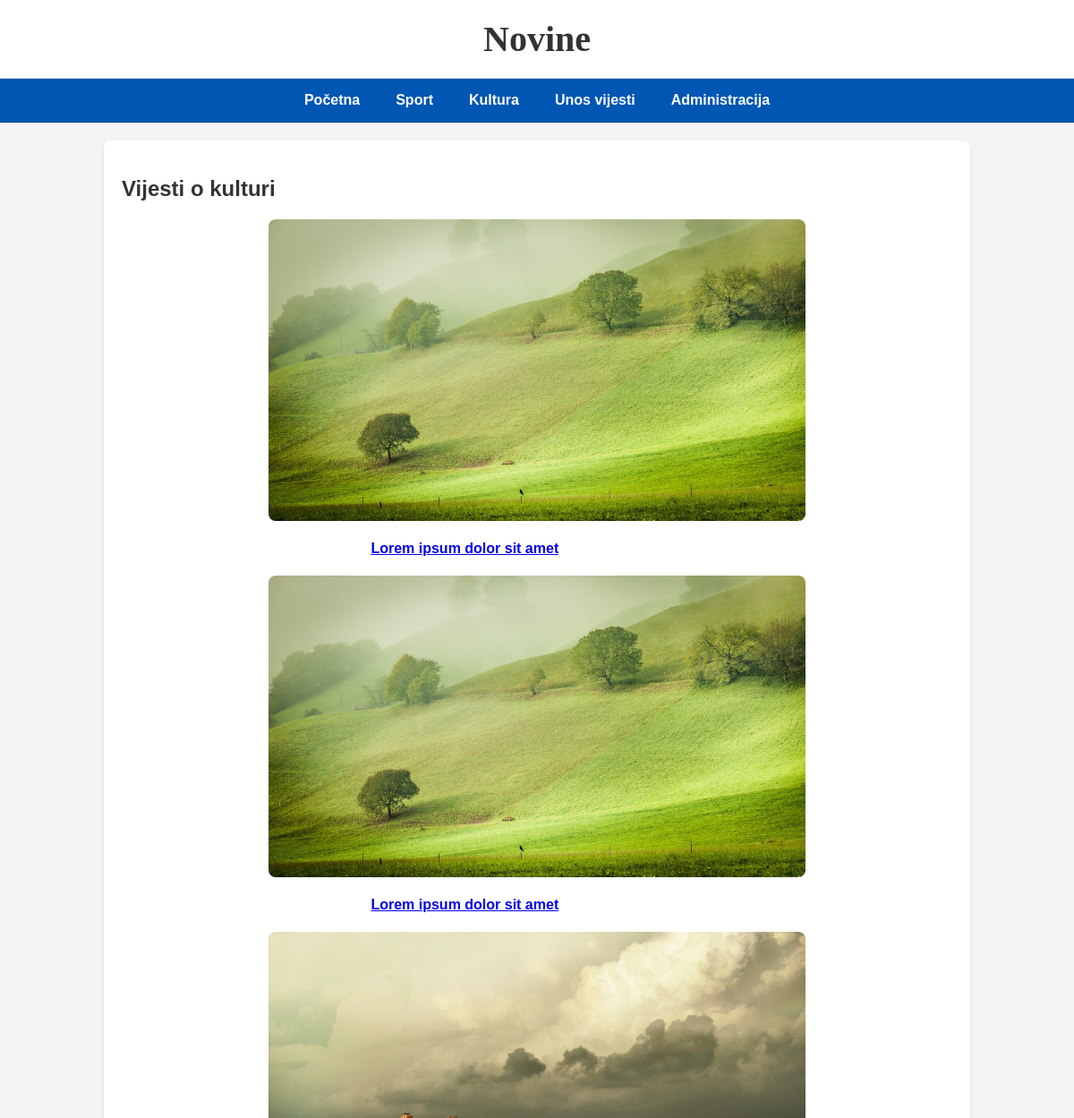
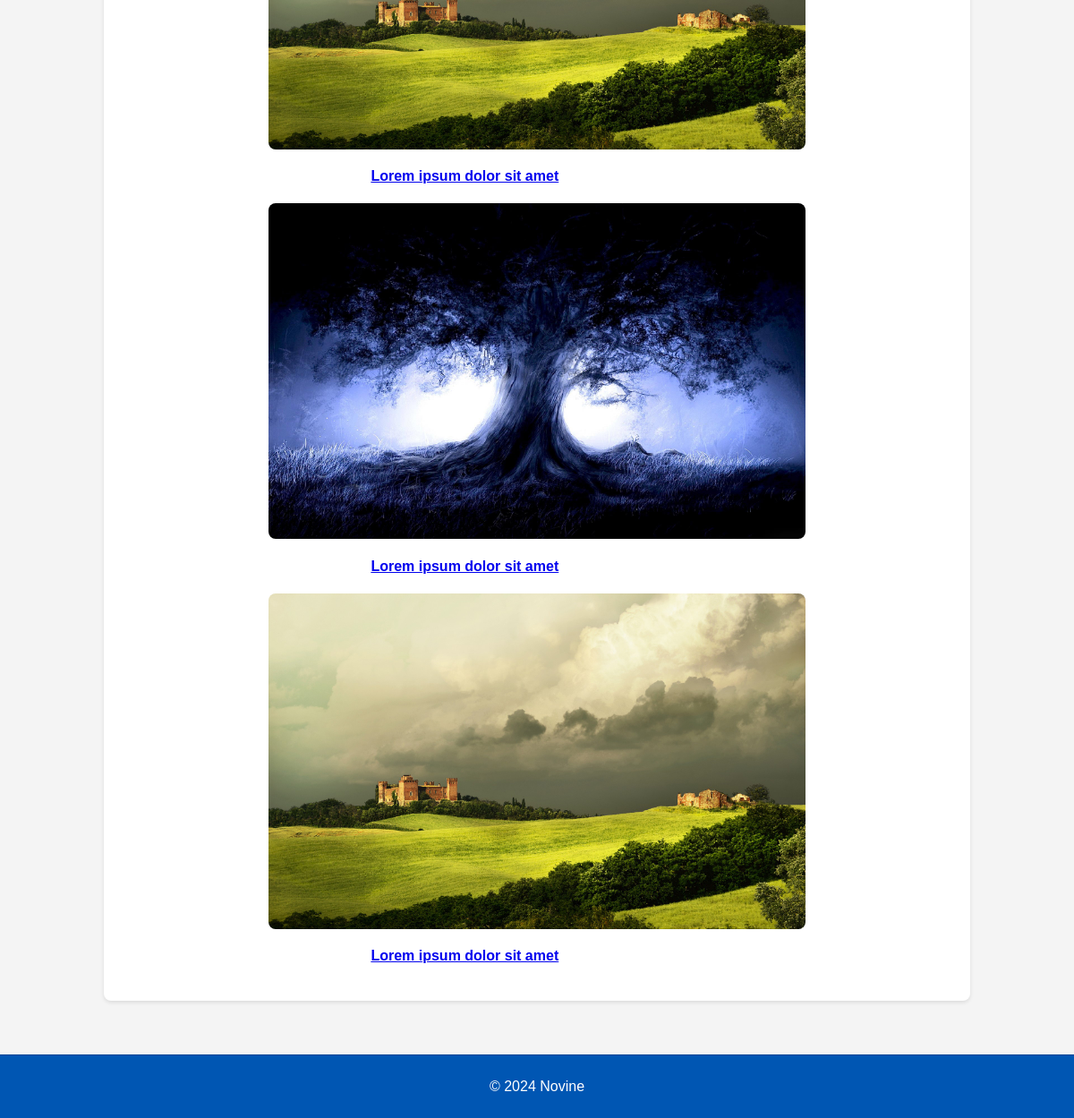
The app's page /stranica/kultura.php with its own data (2 pictures, top to bottom).
### tables this page shows
CREATE TABLE `vijesti` (
  `id` int(11) NOT NULL,
  `datum` date DEFAULT NULL,
  `naslov` varchar(255) DEFAULT NULL,
  `sazetak` varchar(255) DEFAULT NULL,
  `tekst` text DEFAULT NULL,
  `slika` varchar(255) DEFAULT NULL,
  `kategorija` varchar(50) DEFAULT NULL,
  `arhiva` tinyint(1) DEFAULT NULL
);

### stranica/kultura.php (the view, shortened to what this page needs)
<?php
include 'connect.php';
?>
<!DOCTYPE html>
<html lang="hr">
<head>
    <link rel="stylesheet" type="text/css" href="style.css">
</head>
<body>
<header>
    <h1>Novine</h1>
    </header>
    <nav>
        <ul>
        <li><a href="index.php">Početna</a></li>
            <li><a href="sport.php">Sport</a></li>
            <li><a href="kultura.php">Kultura</a></li>
            <li><a href="unos.php">Unos vijesti</a></li>
            <li><a href="administrator.php">Administracija</a></li>
        </ul>
    </nav>
    <div class="container">
        <div class="content">
        <h2>Vijesti o kulturi</h2>
        <?php
                $query = "SELECT * FROM vijesti WHERE arhiva=0 AND kategorija='kultura'ORDER BY id DESC" ;
                $result = mysqli_query($dbc, $query);
                while($row = mysqli_fetch_array($result)) {
                    echo '<article>';
                    echo '<div class="article">';
                    echo '<img src="' . UPLPATH . $row['slika'] . '"class = sport_img>';
                    echo '<div class="media_body">';
                    echo '<h4 class="title-kategorija">';
                    echo '<a href="clanak.php?id='.$row['id'].'">';
                    echo $row['naslov'];
                    echo '</a></h4>';
                    echo '</div></div>';
                    echo '</article>';
                }
                ?>
        </div>
    </div>
    <footer>
        <p>© 2024 Novine</p>
    </footer>
</body>
</html>

### stranica/style.css (style rules this page uses)
body { font-family: Arial, sans-serif; margin: 0; padding: 0; background-color: #f4f4f4; color: #333; }
header { text-align: center; padding: 20px 0; background-color: #fff; border-bottom: 1px solid #ccc; box-shadow: 0 2px 4px rgba(0,0,0,0.1); }
header h1 { margin: 0; font-family: 'Times New Roman', Times, serif; font-size: 2.5em; }
nav { display: flex; justify-content: center; background-color: #0056b3; border-bottom: 1px solid #004494; }
nav ul { list-style: none; padding: 0; margin: 0; display: flex; }
nav li { margin: 0; }
nav a { text-decoration: none; color: white; padding: 15px 20px; display: block; font-weight: bold; transition: background-color 0.3s ease; }
.container { display: flex; justify-content: center; padding: 20px; }
.content { width: 80%; background-color: #fff; padding: 20px; box-shadow: 0 2px 4px rgba(0,0,0,0.1); border-radius: 8px; }
footer { text-align: center; padding: 10px 0; background-color: #0056b3; color: white; margin-top: 40px; border-top: 1px solid #004494; }
.sport_img { width: 100%; height: auto; max-width: 600px; display: block; margin: 0 auto; border-radius: 8px; }
.title-kategorija { width: 70%; margin-left: 30%; }

### records on screen
vijesti: slika (picture), naslov "Lorem ipsum dolor sit amet"
vijesti: slika (picture), naslov "Lorem ipsum dolor sit amet"
vijesti: slika (picture), naslov "Lorem ipsum dolor sit amet"
vijesti: slika (picture), naslov "Lorem ipsum dolor sit amet"
vijesti: slika (picture), naslov "Lorem ipsum dolor sit amet"
